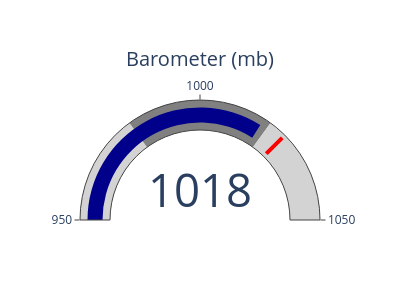

Here is the notebook cell this chart was saved with:
### Code cell
import plotly.graph_objects as go


fig2 = go.Figure()

fig2.add_annotation(
    text="⛅",
    x=0.5, y=0.5,
    showarrow=False,
    font=dict(size=100)
)

fig2.update_layout(
    width=200,
    height=100,
    xaxis=dict(visible=False),
    yaxis=dict(visible=False)
)

fig2.show()


fig = go.Figure(go.Indicator(
    mode = "gauge+number",
    value = pressure_value,
    title = {'text': "Barometer (mb)"},
    gauge = {
        'axis': {'range': [950, 1050]},
        'bar': {'color': "darkblue"},
        'steps': [
            {'range': [950, 980], 'color': "lightgray"},
            {'range': [980, 1020], 'color': "gray"},
            {'range': [1020, 1050], 'color': "lightgray"}
        ],
        'threshold': {
            'line': {'color': "red", 'width': 4},
            'thickness': 0.75,
            'value': 1025
        }
    }
))
fig.update_layout(
    width=400,
    height=300
)

fig.show()

### Figure 1 — Plotly figure (JSON) as saved in the notebook; plotly's stock layout.template omitted (floating-point values rounded to 4 significant figures)
{"data": [{"gauge": {"axis": {"range": [950, 1050]}, "bar": {"color": "darkblue"}, "steps": [{"color": "lightgray", "range": [950, 980]}, {"color": "gray", "range": [980, 1020]}, {"color": "lightgray", "range": [1020, 1050]}], "threshold": {"line": {"color": "red", "width": 4}, "thickness": 0.75, "value": 1025}}, "mode": "gauge+number", "title": {"text": "Barometer (mb)"}, "type": "indicator", "value": 1018}], "layout": {"height": 300, "width": 400}}
